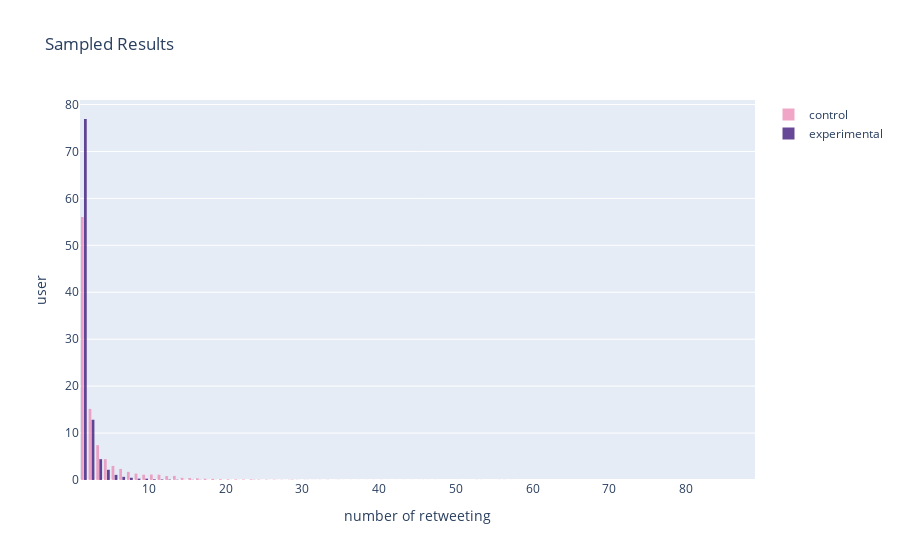

The cell this chart's notebook holds for it:
### Code cell
import plotly.graph_objects as go

import numpy as np
x0 = rts_alheila
x1 = rts_amar_malki

fig = go.Figure()
fig.add_trace(go.Histogram(
    x=x0,
    histnorm='percent',
    name='control', # name used in legend and hover labels
    xbins=dict( # bins used for histogram
        start=1,
        end=90,
        size=1
    ),
    marker_color='#EB89B5',
    opacity=0.75
))
fig.add_trace(go.Histogram(
    x=x1,
    histnorm='percent',
    name='experimental',
    xbins=dict(
        start=1,
        end=90,
        size=1
    ),
    marker_color='#330C73',
    opacity=0.75
))

fig.update_layout(
    title_text='Sampled Results', # title of plot
    xaxis_title_text='number of retweeting', # xaxis label
    yaxis_title_text='user', # yaxis label
    bargap=0.2, # gap between bars of adjacent location coordinates
    bargroupgap=0.1 # gap between bars of the same location coordinates
)

fig.show()
#fig.savefig('persent retweeting.png')

### Figure 1 — Plotly figure (JSON) as saved in the notebook; plotly's stock layout.template omitted (floating-point values rounded to 4 significant figures; data arrays with more than 128 entries replaced by an {"elided": "..."} marker saying what was removed)
{"data": [{"histnorm": "percent", "marker": {"color": "#EB89B5"}, "name": "control", "opacity": 0.75, "type": "histogram", "x": {"elided": "61738 int values"}, "xbins": {"end": 90, "size": 1, "start": 1}}, {"histnorm": "percent", "marker": {"color": "#330C73"}, "name": "experimental", "opacity": 0.75, "type": "histogram", "x": {"elided": "39392 int values"}, "xbins": {"end": 90, "size": 1, "start": 1}}], "layout": {"bargap": 0.2, "bargroupgap": 0.1, "title": {"text": "Sampled Results"}, "xaxis": {"title": {"text": "number of retweeting"}}, "yaxis": {"title": {"text": "user"}}}}
